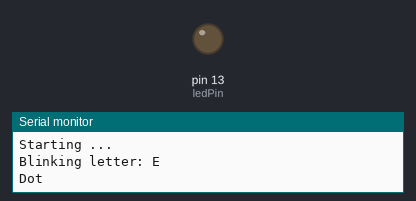
Bench run of a sketch on a simulated Arduino Uno, built with avr-gcc and run on an emulated ATmega328P. Shown: output pins drawn as LEDs (lit = HIGH), the last lines printed to the serial monitor.

Above: at 0.8 s.
At 16.7 s:
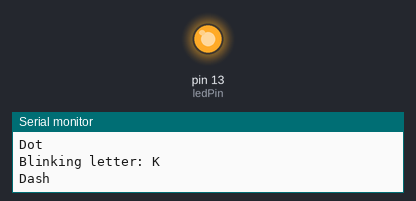
Timing chart, 0 to 19.2 s (numbered marks = the images above):
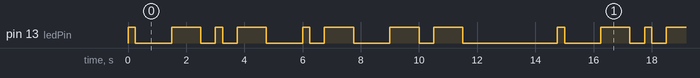

The sketch:

morse.ino
```cpp
int ledPin = LED_BUILTIN;

void setup() {
  pinMode(ledPin, OUTPUT);


  Serial.begin(9600);
  while (!Serial);
  Serial.println("Starting ...");
}

void loop() {
  Serial.println("Blinking letter: E");
  blinkE();
  letterPause();

  Serial.println("Blinking letter: K");
  blinkK();
  letterPause();

  Serial.println("Blinking letter: A");
  blinkA();
  letterPause();

  Serial.println("Blinking letter: M");
  blinkM();

  Serial.println("Finished EKAM.");
  delay(3000); // Pause before repeating name
}


void blinkE() {
  dot();
}


void blinkK() {
  dash();
  symbolPause();
  dot();
  symbolPause();
  dash();
}


void blinkA() {
  dot();
  symbolPause();
  dash();
}


void blinkM() {
  dash();
  symbolPause();
  dash();
}


void dot() {
  Serial.println("Dot");
  digitalWrite(ledPin, HIGH);
  delay(250);
  digitalWrite(ledPin, LOW);
  delay(250);
}

void dash() {
  Serial.println("Dash");
  digitalWrite(ledPin, HIGH);
  delay(1000);
  digitalWrite(ledPin, LOW);
  delay(250);
}

void symbolPause() {
  delay(250);
}

void letterPause() {
  delay(1000);
}
```

Measured:
- by itself, pin 13 (ledPin): repeats every 14.8 s: LOW 1.3 s, HIGH 1.0 s, LOW 0.50 s, HIGH 0.25 s, LOW 0.50 s, HIGH 1.0 s, LOW 1.3 s, HIGH 0.25 s, LOW 0.50 s, HIGH 1.0 s, LOW 1.3 s, HIGH 1.0 s, LOW 0.50 s, HIGH 1.0 s, LOW 3.3 s, HIGH 0.25 s
- by itself, everything shown: repeats every 14.8 s, in 16 steps
